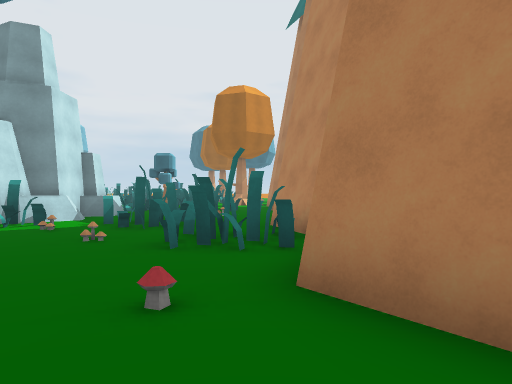
[1] (above)

13 first-person views from a walk through a Unity game level. The camera is 1.4 m above the floor, looks level and sees 70° across. The floor is counted in squares, 2 m on a side. Each view is taken from the middle of a square. On the plan, view 1 faces up. The plan holds only what a view shows up to about 11 squares ahead; the rest is blank. The place goes on beyond the plan. Some surface patterns are stand-ins.

[2]
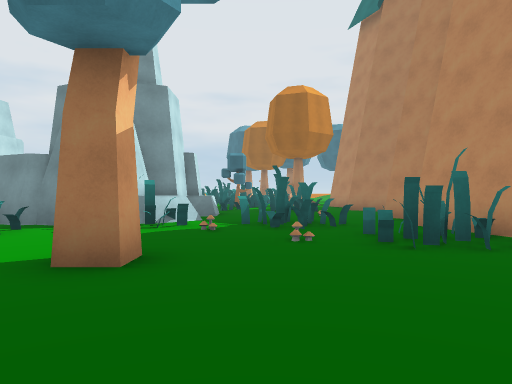

[3]
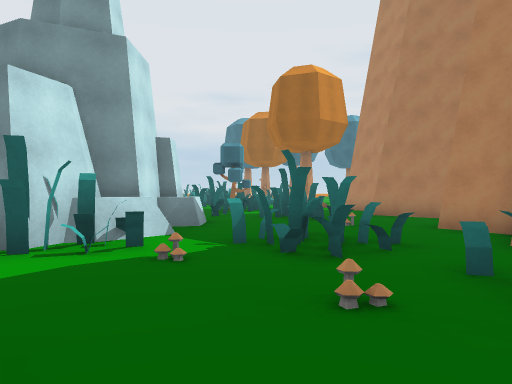

[4]
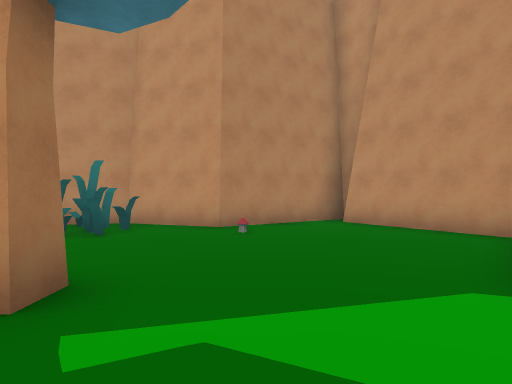

[5]
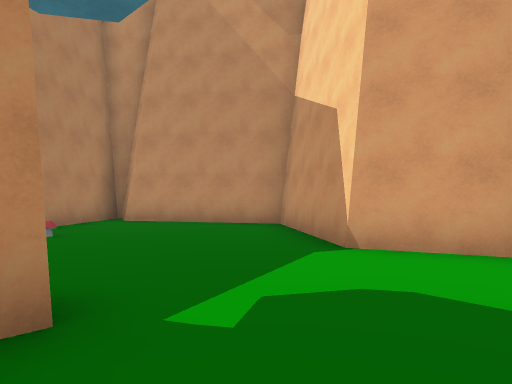

[6]
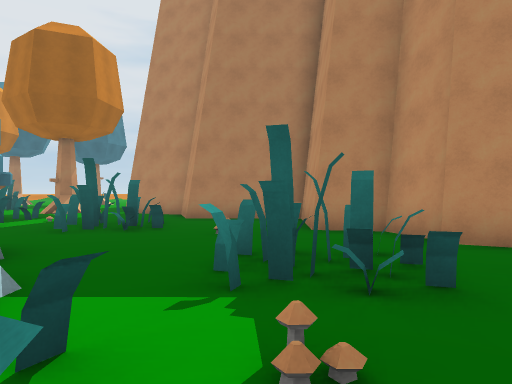

[7]
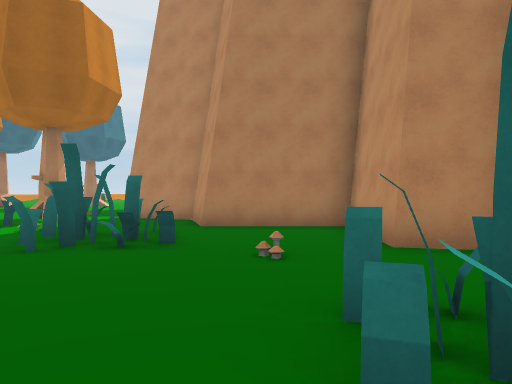

[8]
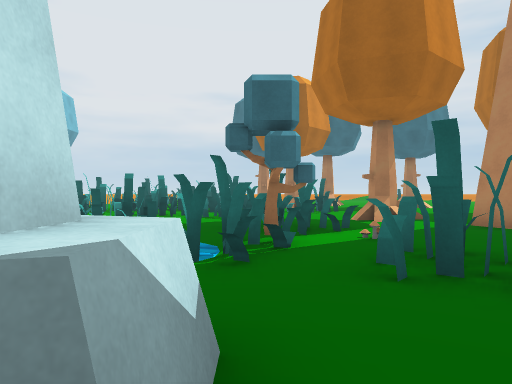

[9]
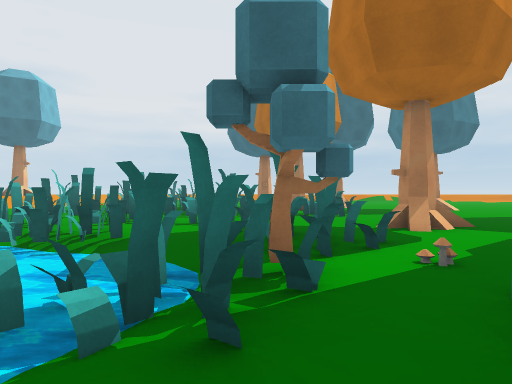

[10]
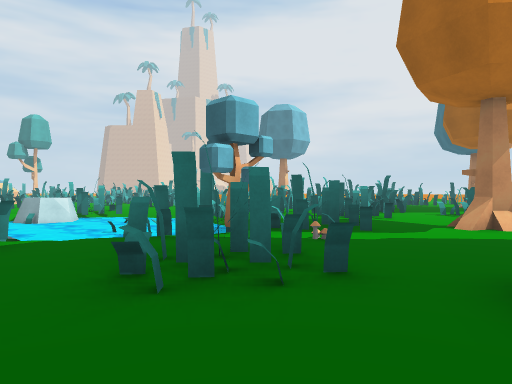

[11]
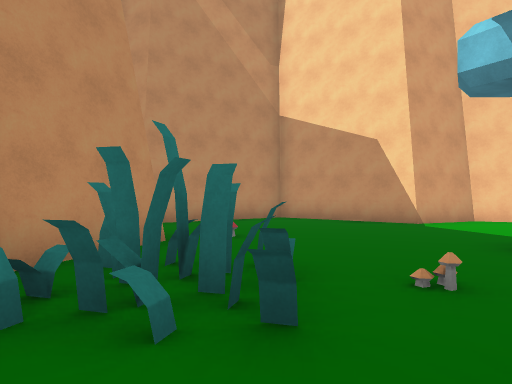

[12]
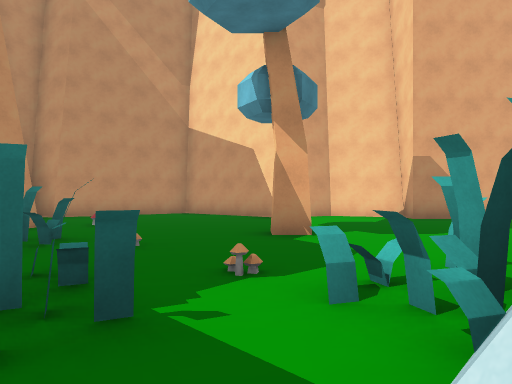

[13]
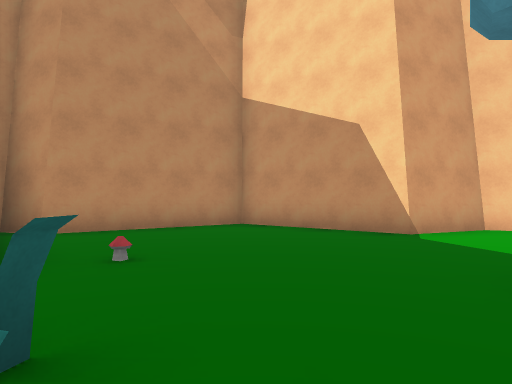

### Floor plan
Key: @ floor where view 1 was taken; # wall or solid block; . floor; / step, stairs or slope; = window, fence, low wall or low ledge; ~ water the walk can cross; ≈ water the walk keeps out of; ^ raised ledge; T tree; M mushroom.
Columns run from 7 left of view 1 to 3 right of it. Each row starts with its distance up from view 1.
 23  .# .#.  ..
 22  ......  ..
 21 #.#.... ..
 20 ..#...T ..
 19 ......TT.
 18 #.......
 17 ≈~/##...#
 16 ≈≈~.....##
 15 ≈≈#TT...#
 14 ≈≈/..#..##
 13 ≈≈/..##..##
 12  ##.......#
 11   #^.....##
 10   #.....##
  9  ##.....#
  8 ##=..#..#
  7 ........#
  6 ........#
  5 ......###
  4 ..T.....#
  3 ........#
  2 ......M.##
  1 .........#
  0 .......@.#
 -1 #####..###
 -2     ####

Where each view was taken, in squares from view 1:
view 1: 0 up, 0 right, facing up
view 2: 0 up, 3 left, facing up
view 3: 3 up, 3 left, facing up
view 4: 2 up, 7 left, facing right
view 5: 4 up, 7 left, facing down-right
view 6: 6 up, 5 left, facing up-right
view 7: 8 up, 4 left, facing up-right
view 8: 10 up, 4 left, facing up
view 9: 12 up, 4 left, facing up
view 10: 11 up, 1 right, facing up-left
view 11: 8 up, 1 left, facing down
view 12: 10 up, 4 left, facing down
view 13: 6 up, 2 left, facing down
